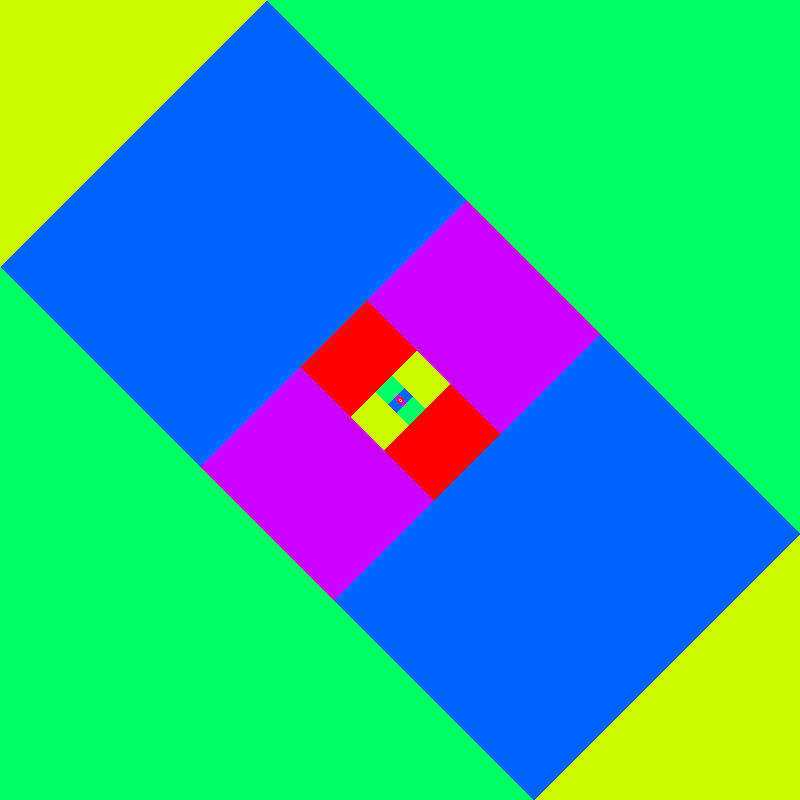
Frame 1 (no input)
Frame 60 (the mouse pressed at the canvas centre just before this capture): identical to frame 1, image omitted
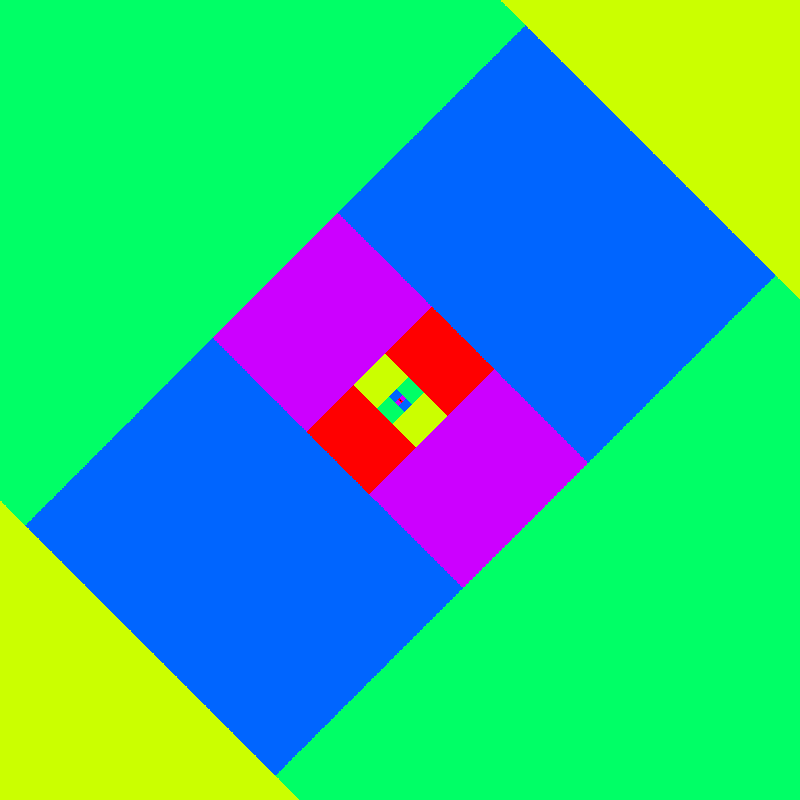
Frame 120 (the mouse held since frame 60 and released just before this capture)

The Processing sketch that drew these frames (run headless with seeded random() and noise(); from frame 60 on, the mouse is pressed at the canvas centre):

// Processing sketch: newOddPlotLinear
// ── newOddPlotLinear.pde
// pixel array is so much faster
// I hope the comments help me remember the neet way to change colors
int iter;
float maxx, minx;
float maxy, miny;
float zoom = 0.1;
// color 100 will be set to black so the biggest iter value possible  is 99
float clrMod = 5;
float MN = 3;
// but it looks wild with smaller number like 20 or 8
// 50 is a nice comprimise
void setup() {
  size(800, 800);
  //fullScreen();
  colorMode(HSB, clrMod);
  maxx =MN;
  minx=-MN;
  maxy=MN;
  miny=-MN;
}


void draw() {
  loadPixels();
  showplot();
  updatePixels();
  //noLoop();
}

void mousePressed() {
  float x = map(mouseX, 0, width, minx, maxx);  // set the x on complex plane
  float y = map(mouseY, 0, height, miny, maxy); // s
  // center and zoom those coordinates
  maxx = x+zoom;
  minx = x-zoom;
  maxy = y+zoom;
  miny = y-zoom;

  zoom/=2;
  if (zoom<0.00001) {
    zoom=1;
    maxx =MN;
    minx=-MN;
    maxy=MN;
    miny=-MN;
  }
}

void mouseDragged() {
  // changes the colorMod which effects how many colors out of total are used

  clrMod+= 0.1;
  // if you want to change the absolute number of colors you chan then
  // set
  //colorMode(HSB,clrMod); //and then it will just use absolute number

  if (clrMod > 64) {
    clrMod = 1;
  }
}

void keyPressed() {
  if ( key == 'h') {
  }
}

/*
for this plot the functions are
liner functions
functions:
  float nextx = 2*x;
        float nexty = -1*2*y; 
x and y range:
-3 to 3

maximum iterations:
maxiter = 100:

breakout point:
breakOut = 20
if (abs(x+y)>breakOut) 
the absolute value of x and y added toogether

if the max iterations are reached without going over the breakout point
black pixels are plotted
if less than max iterations color of the pixel is placed by number of iterations before breakout

*/

void showplot() {
  //background(0);
  // get pixels from canvas using i and j
  for (int j = 0; j <height; j++) {
    for (int i =0; i <width; i++) {
      // map those to x and y coords in the range of min and max eg -5 to 5
      float x = map(i, 0, width, minx, maxx);  // set the x on complex plane
      float y = map(j, 0, height, miny, maxy); //  yset y on  the complex plane
      // get a copy of thoes ranges before iterating the values
      float cx=x;
      float cy =y;
      // set max iterater
      float maxiter = 100;
      float breakOut = 16;
        iter =0;
      while (iter < maxiter) {
        // iterate functions for x and y
        // put values in nextx and nexty
        float nextx = 2*x;
        float nexty = -1*2*y; 
        // swap values so x and y become nextx and nexty and are fed into function
        x = nextx; // remove cx and cy you get just a sun
        y = nexty; // set a single number for cx and cy you get the julia set

        // a break out check if the iterated number becomes large, note this is very different from the number of iterations
        // for sine and cosine functions changing the breakout can create more interesting  
        if (abs(x+y)>breakOut) {
          // I cound break out at 2 as it is proved for the mandelbrot any
          // orbit greater than 2 goes to infinity
          // but it lools better when the points have bigger iter numbers
          // which affects the color
          break;
        }
        iter++;
      }
      //println(iter);
      if (iter == maxiter) {
        // black pixels are part of the julia set for that function
        pixels[i+j*width] =color(0, 0, 0);
      } else {
        pixels[i+j*width] = color(iter%clrMod, 100, 100);
      }
    }
  }
}
